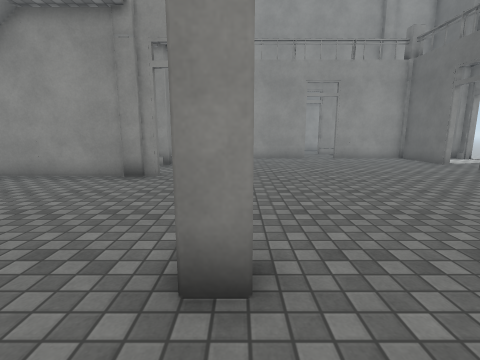
[1] (above)

16 first-person views from a walk through a 3-D level made in the Unity game engine. The camera is 1.3 m above the floor, tilts 10° down and sees 85° across. The floor is counted in squares, 1 m on a side. Each view is taken from the middle of a square. On the plan, view 1 faces up. The plan holds only what a view shows up to about 13 squares ahead; the rest is blank. The place goes on beyond the plan. The player character is not drawn. Surface patterns are stand-ins for the level's own textures.

[2]
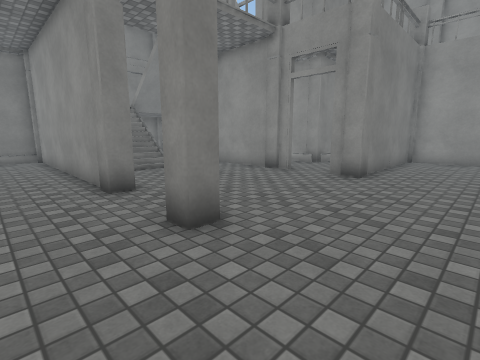

[3]
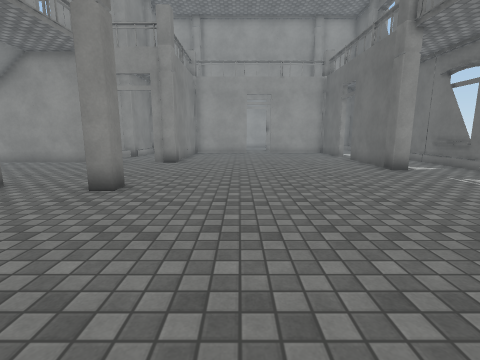

[4]
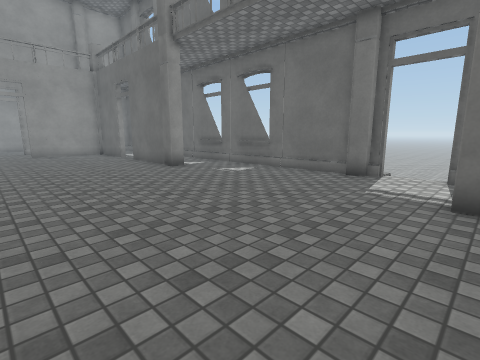

[5]
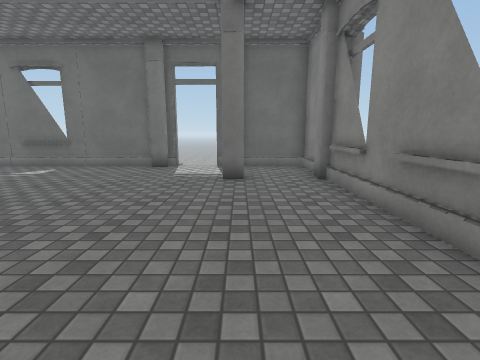

[6]
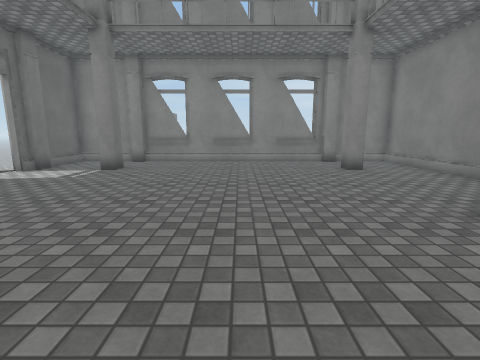

[7]
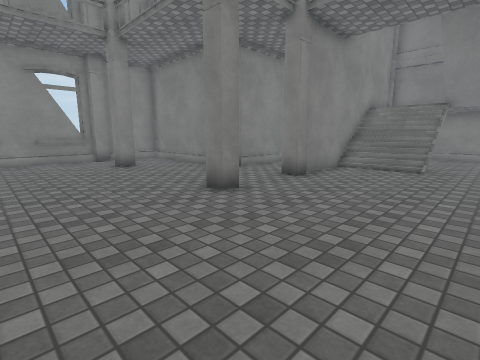

[8]
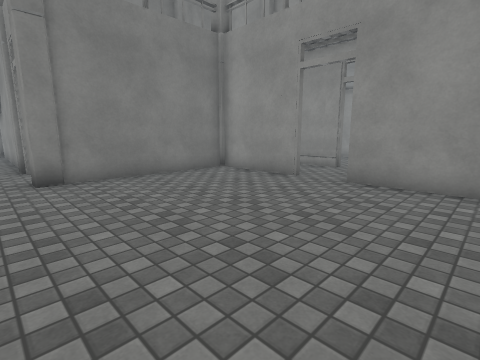

[9]
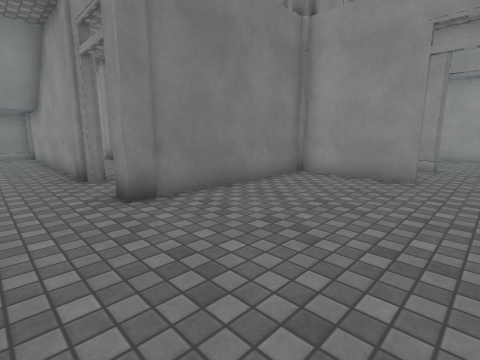

[10]
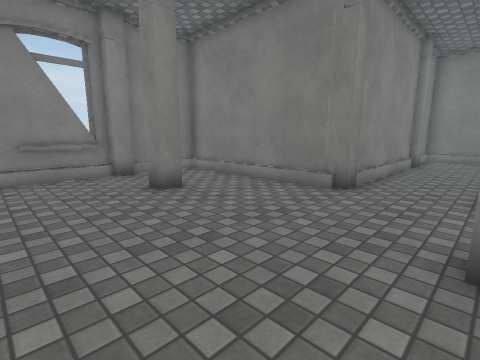

[11]
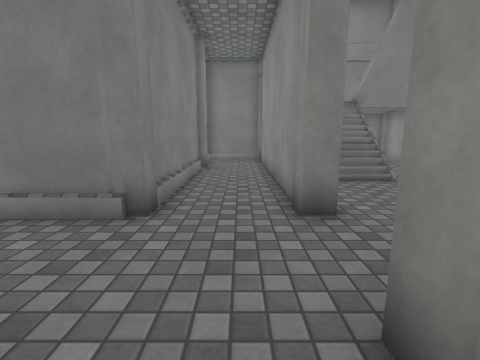

[12]
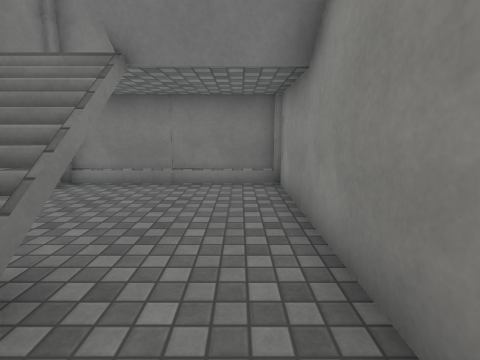

[13]
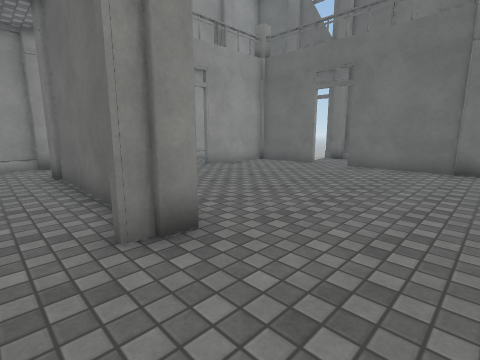

[14]
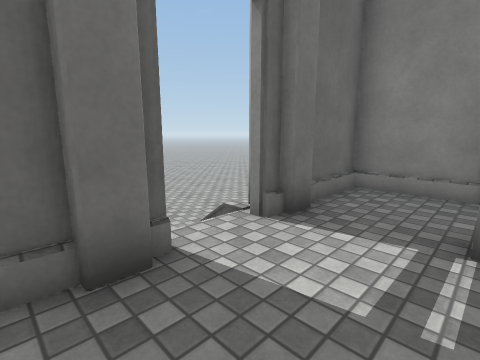

[15]
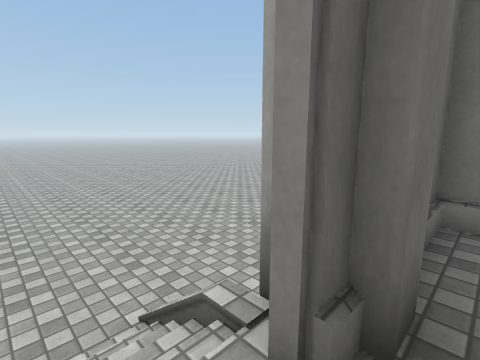

[16]
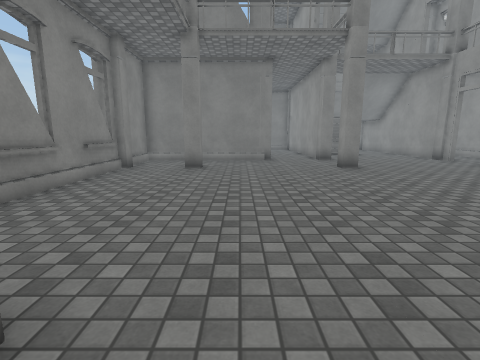

### Floor plan
Key: @ floor where view 1 was taken; # wall or solid block; . main floor; - floor 1 m lower than the main floor; / step, stairs or slope; O other object.
Columns run from 12 left of view 1 to 27 right of it. Each row starts with its distance up from view 1.
 23                OO
 22
 21
 20
 19
 18
 17            #  ##..
 16           ... ....
 15           ...  ...
 14           ..O###..###O
 13           ..#........#
 12          #..#........#.
 11           ..#..........
 10          ...#..........
  9        .....#........#  #
  8 ######### ..O........# .#
  7 #....................#..#
  6 #....................O..#
  5 #...#//.................#
  4 #...///.................#
  3 #...///.................#
  2 ######### ..O...........#
  1 #.......................#
  0 #.. ........@...........#
 -1 ######### .............
 -2          #............../ -----------
 -3          #..............///-------------
 -4          #..O........O.   --------------
 -5          #..............#--------------
 -6          #.. ........ ..# ------------
 -7          ################  ----------
 -8                             --------
 -9                              ------
-10                               ----

Where each view was taken, in squares from view 1:
view 1: 0 up, 0 right, facing up
view 2: 0 up, 3 right, facing up-left
view 3: 4 down, 3 right, facing up
view 4: 4 down, 3 right, facing up-right
view 5: 4 down, 1 right, facing right
view 6: 6 up, 4 right, facing down
view 7: 7 up, 4 right, facing down-left
view 8: 7 up, 8 right, facing up-left
view 9: 6 up, 5 right, facing up-left
view 10: 2 up, 3 right, facing down-left
view 11: 1 up, 1 right, facing left
view 12: 7 up, 5 left, facing left
view 13: 5 up, 2 left, facing up-right
view 14: 0 up, 9 right, facing down-right
view 15: 2 down, 11 right, facing down-right
view 16: 2 down, 10 right, facing left
